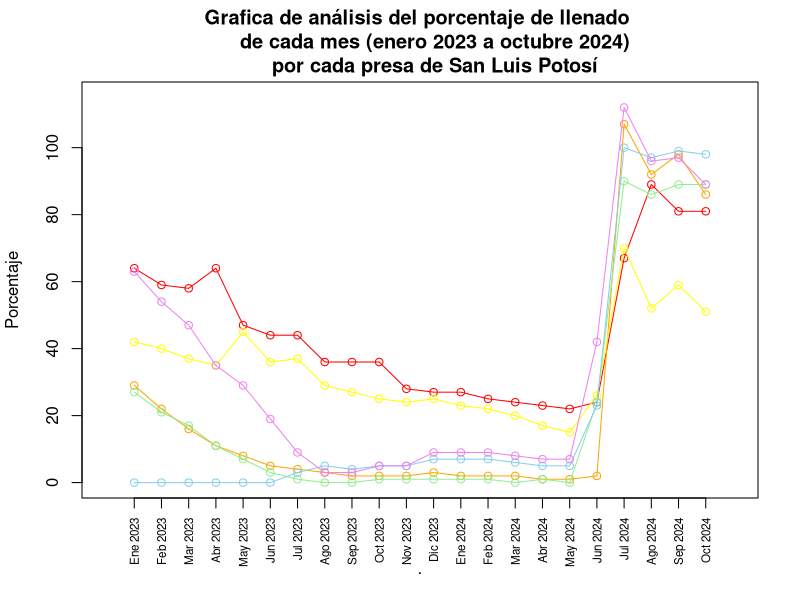

Reproduce this figure in R.
x <- 1:22
y = c (64,59,58,64,47,44,44,36,36,36,28,27,27,25,24,23,22,24,67,89,81,81) #La muñeca
y2= c (29,22,16,11,8,5,4,3,2,2,2,3,2,2,2,1,1,2,107,92,98,86)#OjoCaliente
y3= c(42,40,37,35,45,36,37,29,27,25,24,25,23,22,20,17,15,26,70,52,59,51)#Cañada
y4= c(27,21,17,11,7,3,1,0,0,1,1,1,1,1,0,1,0,24,90,86,89,89)#potosino
y5= c(0,0,0,0,0,0,3,5,4,5,5,7,7,7,6,5,5,23,100,97,99,98)#El peaje
y6= c(63,54,47,35,29,19,9,3,3,5,5,9,9,9,8,7,7,42,112,96,97,89)#San José


etiquetas <- c("Ene 2023", "Feb 2023", "Mar 2023", "Abr 2023", "May 2023", "Jun 2023", "Jul 2023",
               "Ago 2023", "Sep 2023", "Oct 2023", "Nov 2023", "Dic 2023",
               "Ene 2024", "Feb 2024", "Mar 2024", "Abr 2024", "May 2024", "Jun 2024", "Jul 2024",
               "Ago 2024", "Sep 2024", "Oct 2024")

plot(x,y, xlim = c(0,23), ylim =c(0,115), type="o", xlab=".", ylab="Porcentaje",
     main= "Grafica de análisis del porcentaje de llenado 
     de cada mes (enero 2023 a octubre 2024)
     por cada presa de San Luis Potosí", col ="red", xaxt="n")
axis(1, at = x, labels = etiquetas, las = 2, cex.axis = 0.7)

lines(x,y2, type="o", col="orange")
lines(x,y3, type="o", col="yellow")
lines(x,y4, type="o", col="lightgreen")
lines(x,y5, type="o", col="skyblue")
lines(x,y6, type="o", col="violet")



